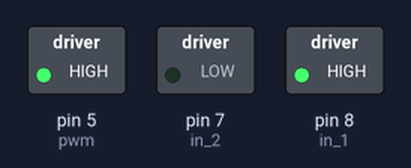
A sketch run on a simulated Arduino Uno, built with avr-gcc and run on an emulated ATmega328P. On the bench: switched loads named in the sketch (green lamp = pin HIGH).

Above: at 0.05 s.
At 10.0 s:
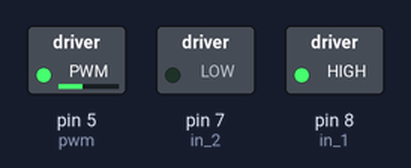
Timing chart, 0 to 11.5 s (numbered marks = the images above):
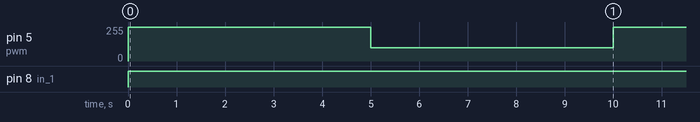

Measured:
- by itself, pin 5 (pwm): alternates 255/255 for 5.0 s and 100/255 for 5.0 s
- by itself, pin 8 (in_1): LOW → HIGH at 0.00 s

The sketch:

motor.ino
```cpp
const int pwm = 5 ;  //initializing pin 2 as pwm
const int in_1 = 8 ;
const int in_2 = 7 ;

//For providing logic to L298 IC to choose the direction of the DC motor

void setup()
{
pinMode(pwm,OUTPUT) ;
pinMode(in_1,OUTPUT) ;
pinMode(in_2,OUTPUT) ;
}

void loop()
{
//For Clock wise motion , in_1 = High , in_2 = Low

digitalWrite(in_1,HIGH) ;
digitalWrite(in_2,LOW) ;
analogWrite(pwm,255) ;
delay(5000);
analogWrite(pwm,100) ;
delay(5000);
 }
```
